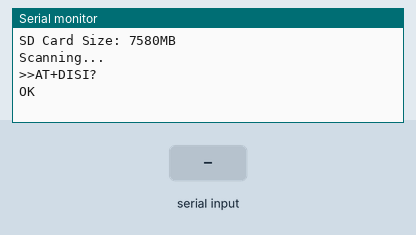
Bench run of a sketch on a simulated ESP32. Parts: the last lines printed to the serial monitor. The inputs (shaded band) are chosen by the test bench. WiFi joins after 1.5 s; servers stay silent unless stated; storage starts empty; the modem accepts every AT command (registered, SIM ready, sends succeed) and sends nothing else.

Above: at 1.2 s.
1.3 s: "LOG" received over the second serial link
At 2.5 s:
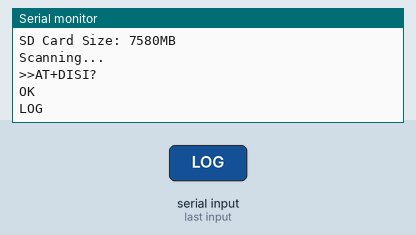
2.8 s: "+" received over the second serial link
At 4.0 s:
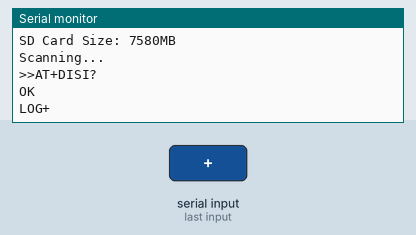

The sketch:

TrafficScanner_v5.ino
```cpp
#include "FS.h"
#include "SD.h"
#include "SPI.h"
#include "WiFi.h"
#include "ESPAsyncWebServer.h"

String fileName = "/scan.txt"; //follow {format}
unsigned long curTime;
File dataFile;
char c;
int lastLog = 0;

// Replace with your network credentials
const char* ssid = "BLUEFISH";
const char* password = "bluefish123";

// Create AsyncWebServer object on port 80
AsyncWebServer server(80);

String masterLog = "";

String masterLogFunc() {
  return masterLog;
}

const char index_html[] PROGMEM = R"rawliteral(
<!DOCTYPE HTML><html>
<head>
  <meta name="viewport" content="width=device-width, initial-scale=1">
  <link rel="stylesheet" href="https://use.fontawesome.com/releases/v5.7.2/css/all.css" integrity="sha384-fnmOCqbTlWIlj8LyTjo7mOUStjsKC4pOpQbqyi7RrhN7udi9RwhKkMHpvLbHG9Sr" crossorigin="anonymous">
  <style>
    html {
     font-family: Arial;
     display: inline-block;
     margin: 0px auto;
     text-align: center;
    }
    h2 { font-size: 3.0rem; }
    p { font-size: 1.0rem; }
    .labels{
      font-size: 1.5rem;
      vertical-align:middle;
      padding-bottom: 15px;
    }
  </style>
</head>
<body>
  <h2>Bluefish Server</h2>
  <p>
    <span class="labels">Log</span>
    <span id="log" style="overflow:auto;">%LOG%</span>
  </p>
</body>
<script>
setInterval(function ( ) {
  var xhttp = new XMLHttpRequest();
  xhttp.onreadystatechange = function() {
    if (this.readyState == 4 && this.status == 200) {
      document.getElementById("log").innerHTML = this.responseText;
    }
  };
  xhttp.open("GET", "/log", true);
  xhttp.send();
}, 10000 ) ;
</script>
</html>)rawliteral";

// Replaces placeholder with values
String processor(const String& var){
  //Serial.println(var);
  if(var == "LOG"){
    return masterLog;
  }
  return String();
}

void setup() {
  Serial.begin(115200);
  Serial1.begin(115200, SERIAL_8N1, 16, 17);

  // Connect to Wi-Fi
  WiFi.begin(ssid, password);

  while (!Serial) {
    ; // wait for serial port to connect. Needed for native USB port only
  }

  // Route for root / web page
  server.on("/", HTTP_GET, [](AsyncWebServerRequest *request){
    request->send_P(200, "text/html", index_html, processor);
  });
  server.on("/log", HTTP_GET, [](AsyncWebServerRequest *request){
    request->send_P(200, "text/plain", masterLogFunc().c_str());
  });

  // Start server
  server.begin();

  Serial.print("\nInitializing SD card...");
  masterLog = masterLog + "Initializing SD Card...";

  // testing if the card is working
  if (!SD.begin()) {
    Serial.println("initialization failed.");
    masterLog = masterLog + "Initializing failed.";
    while (1);
  } else {
    Serial.println("Wiring is correct and a card is present.");
    masterLog = masterLog + "Wiring is correct and a card is present.............LOG BUFFER...........................................................................................................................................................................................................................................................";
  }

  uint64_t cardSize = SD.cardSize() / (1024 * 1024);
  Serial.printf("SD Card Size: %lluMB\n", cardSize);

  dataFile = SD.open(fileName, FILE_WRITE);
  dataFile.println("Timestamp, Address");
  dataFile.close();

  Serial.println("Scanning...");

  Serial1.println("AT+DISI?");
  Serial.println(">>AT+DISI?");
}

void loop() {
  curTime = millis();
  dataFile = SD.open(fileName, FILE_APPEND);

  if (Serial1.available()) {
    c = Serial1.read();
    delay(10);
    Serial.write(c);
    dataFile.write(c);
    if (c == '+') {
      Serial.println();
      dataFile.println();
    }
  }

  if (curTime >= lastLog + 9000) {
    delay(1000);
    Serial1.println("AT+DISI?");
    Serial.println(">>AT+DISI?");
    lastLog = curTime;
  }
}
```

Measured:
- after the input at 1.3 s, the serial monitor: prints a new line at once (image 1)
- after the input at 2.8 s, the serial monitor: prints a new line at once (image 2)
